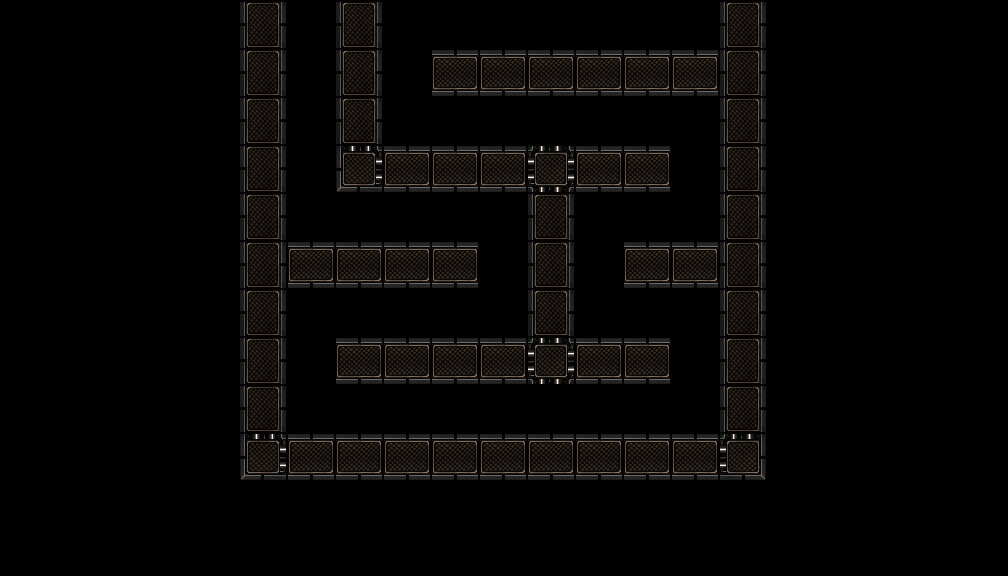

A level layout from a 2D game, rendered from its tile map. Below: a short description, then the map file with its tile-grid data intact:
An orthogonal 21x12 tile map with 48x48 px tiles, 1 tile layer (Background) and 2 objects (End Point, Start Point).

<map version="1.0" orientation="orthogonal" renderorder="right-down" width="21" height="12" tilewidth="48" tileheight="48" nextobjectid="5">
 <tileset firstgid="1" name="Tiles" tilewidth="46" tileheight="46" tilecount="8" columns="4">
  <image source="Graphics/tiles-1/sheet.png" width="184" height="92" />
  <tile id="0">
   <properties>
    <property name="Wall" value="1" />
   </properties>
  </tile>
  <tile id="1">
   <properties>
    <property name="Wall" value="1" />
   </properties>
  </tile>
  <tile id="2">
   <properties>
    <property name="Wall" value="1" />
   </properties>
  </tile>
  <tile id="3">
   <properties>
    <property name="Wall" value="1" />
   </properties>
  </tile>
  <tile id="4">
   <properties>
    <property name="Wall" value="1" />
   </properties>
  </tile>
  <tile id="5">
   <properties>
    <property name="Wall" value="1" />
   </properties>
  </tile>
  <tile id="6">
   <properties>
    <property name="Wall" value="1" />
   </properties>
  </tile>
  <tile id="7">
   <properties>
    <property name="Exit" value="1" />
   </properties>
  </tile>
 </tileset>
 <layer name="Background" width="21" height="12">
  <data encoding="csv">
0,0,0,0,0,7,0,7,0,0,0,0,0,0,8,7,0,0,0,0,0,
0,0,0,0,0,7,0,7,0,6,6,6,6,6,6,7,0,0,0,0,0,
0,0,0,0,0,7,0,7,0,0,0,0,0,0,0,7,0,0,0,0,0,
0,0,0,0,0,7,0,2,6,6,6,1,6,6,0,7,0,0,0,0,0,
0,0,0,0,0,7,0,0,0,0,0,7,0,0,0,7,0,0,0,0,0,
0,0,0,0,0,7,6,6,6,6,0,7,0,6,6,7,0,0,0,0,0,
0,0,0,0,0,7,0,0,0,0,0,7,0,0,0,7,0,0,0,0,0,
0,0,0,0,0,7,0,6,6,6,6,1,6,6,0,7,0,0,0,0,0,
0,0,0,0,0,7,0,0,0,0,0,0,0,0,0,7,0,0,0,0,0,
0,0,0,0,0,2,6,6,6,6,6,6,6,6,6,4,0,0,0,0,0,
0,0,0,0,0,0,0,0,0,0,0,0,0,0,0,0,0,0,0,0,0,
0,0,0,0,0,0,0,0,0,0,0,0,0,0,0,0,0,0,0,0,0
</data>
 </layer>
 <objectgroup name="Way Points">
  <object id="3" name="End Point" x="674" y="1" width="46" height="46" />
  <object id="4" name="Start Point" x="286.333" y="-92" width="46" height="46" />
 </objectgroup>
</map>
